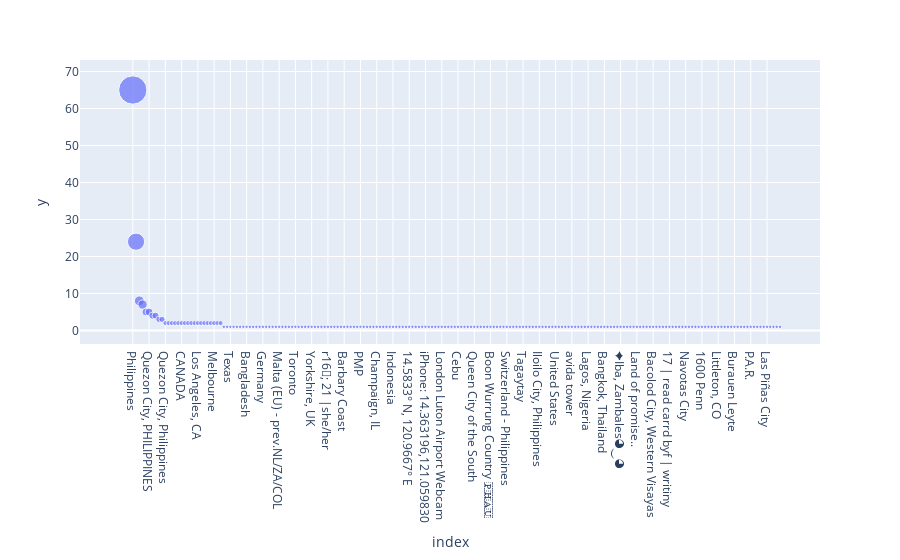

Notebook cell for this chart:
### Code cell
# Distinct location in dataset
dist_location=df_tweets_tl['location'].value_counts()
print(len(dist_location))
fig = px.scatter(dist_location, y=dist_location.values, x=dist_location.index,size=dist_location.values)
fig.show()

### Figure 1 — Plotly figure (JSON) as saved in the notebook; plotly's stock layout.template omitted (floating-point values rounded to 4 significant figures; data arrays with more than 128 entries replaced by an {"elided": "..."} marker saying what was removed)
{"data": [{"hovertemplate": "index=%{x}<br>y=%{y}<br>size=%{marker.size}<extra></extra>", "legendgroup": "", "marker": {"color": "#636efa", "size": {"elided": "200 int values"}, "sizemode": "area", "sizeref": 0.1625, "symbol": "circle"}, "mode": "markers", "name": "", "orientation": "v", "showlegend": false, "type": "scatter", "x": {"elided": "200 str values"}, "xaxis": "x", "y": {"elided": "200 int values"}, "yaxis": "y"}], "layout": {"legend": {"itemsizing": "constant", "tracegroupgap": 0}, "margin": {"t": 60}, "xaxis": {"anchor": "y", "domain": [0, 1], "title": {"text": "index"}}, "yaxis": {"anchor": "x", "domain": [0, 1], "title": {"text": "y"}}}}
